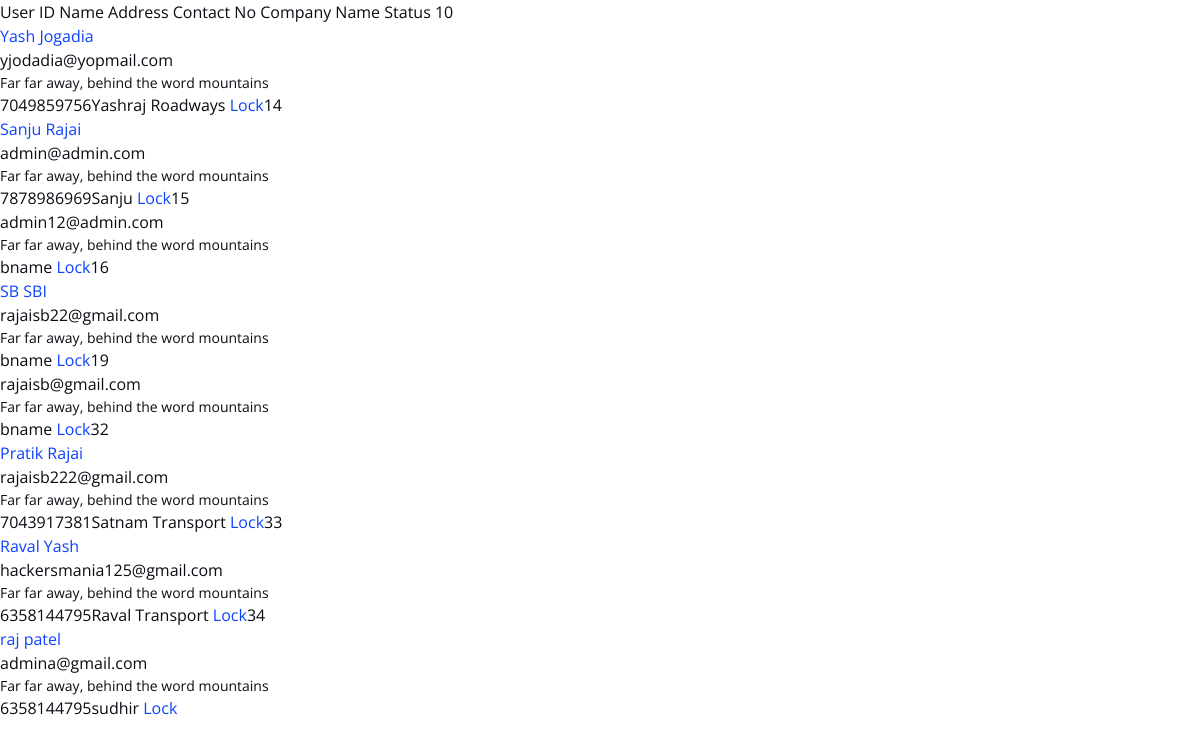
The app's page /admin/userssearch.php (signed in) with its own data.
### tables this page shows
CREATE TABLE `register` (
  `regid` int(4) NOT NULL,
  `email` varchar(50) NOT NULL,
  `pass` varchar(28) NOT NULL,
  `fname` char(20) NOT NULL,
  `lname` char(20) NOT NULL,
  `bname` varchar(30) NOT NULL,
  `adhar` bigint(12) NOT NULL,
  `gst` varchar(15) NOT NULL,
  `pno` varchar(10) NOT NULL,
  `gender` char(6) NOT NULL,
  `state` char(30) NOT NULL,
  `profileimg` varchar(200) NOT NULL,
  `uadd` varchar(300) NOT NULL,
  `wallet` varchar(200) NOT NULL,
  `lockstatus` varchar(6) NOT NULL,
  `secq` varchar(200) NOT NULL,
  `seca` varchar(200) NOT NULL
);

### admin/userssearch.php (the view)
<tr>
     <th scope="col">User ID</th>
     <th scope="col">Name</th>
     <th scope="col">Address</th>
     <th scope="col">Contact No</th>
     <th scope="col">Company Name</th>
     <th scope="col">Status</th>
</tr>
<?php
    include("header.php");
    $table=mysqli_query($conn,"select * from register where fname like '$name%' or lname like '$name%'");
    while($row=mysqli_fetch_array($table))
		  {
				echo "<tr>";
				echo "<td>$row[0]</td>";
				echo "<td class='pl-0'>
                <div class='d-flex align-items-center'>
                  <a href='profile.php?id=$row[0]' class='name'>$row[3] $row[4]</a>
                </div></td>";
              echo "<td>
                $row[1]
                <small class='d-block'>Far far away, behind the word mountains</small>
              </td>";
              echo "<td>$row[8]</td>";
              echo "<td>$row[5]</td>";
				  if ($row['lockstatus']=="Lock")
				  	  $ls="Unlock";
				  else if($row['lockstatus']=="Unlock")
					  @$ls="Lock";
              echo "<td> <a href=unlock.php?id=$row[0]&lock=$ls> $ls</a></td>";
			 echo "</tr>";
		  }
 ?>

### assets/css/main.css (style rules this page uses)
:root { --font-default: "Open Sans", system-ui, -apple-system, "Segoe UI", Roboto, "Helvetica Neue", Arial, "Noto Sans", "Liberation Sans", sans-serif, "Apple Color Emoji", "Segoe UI Emoji", "Segoe UI Symbol", "Noto Color Emoji"; --font-primary: "Inter", sans-serif; --font-secondary: "Poppins", sans-serif; }
:root { --color-default: #0a0d13; --color-primary: #0d42ff; --color-secondary: #0e1d34; }
:root { scroll-behavior: smooth; }
a { color: var(--color-primary); text-decoration: none; }

### records on screen
register: regid "10", fname "Yash", lname "Jogadia", email "yjodadia@yopmail.com", pno "7049859756", bname "Yashraj Roadways", lockstatus "Lock"
register: regid "14", fname "Sanju", lname "Rajai", email "admin@admin.com", pno "7878986969", bname "Sanju", lockstatus "Lock"
register: regid "15", email "admin12@admin.com", bname "bname", lockstatus "Lock"
register: regid "16", fname "SB", lname "SBI", email "rajaisb22@gmail.com", bname "bname", lockstatus "Lock"
register: regid "19", email "rajaisb@gmail.com", bname "bname", lockstatus "Lock"
register: regid "32", fname "Pratik", lname "Rajai", email "rajaisb222@gmail.com", pno "7043917381", bname "Satnam Transport", lockstatus "Lock"
register: regid "33", fname "Raval", lname "Yash", email "hackersmania125@gmail.com", pno "6358144795", bname "Raval Transport", lockstatus "Lock"
register: regid "34", fname "raj", lname "patel", email "admina@gmail.com", pno "6358144795", bname "sudhir", lockstatus "Lock"
